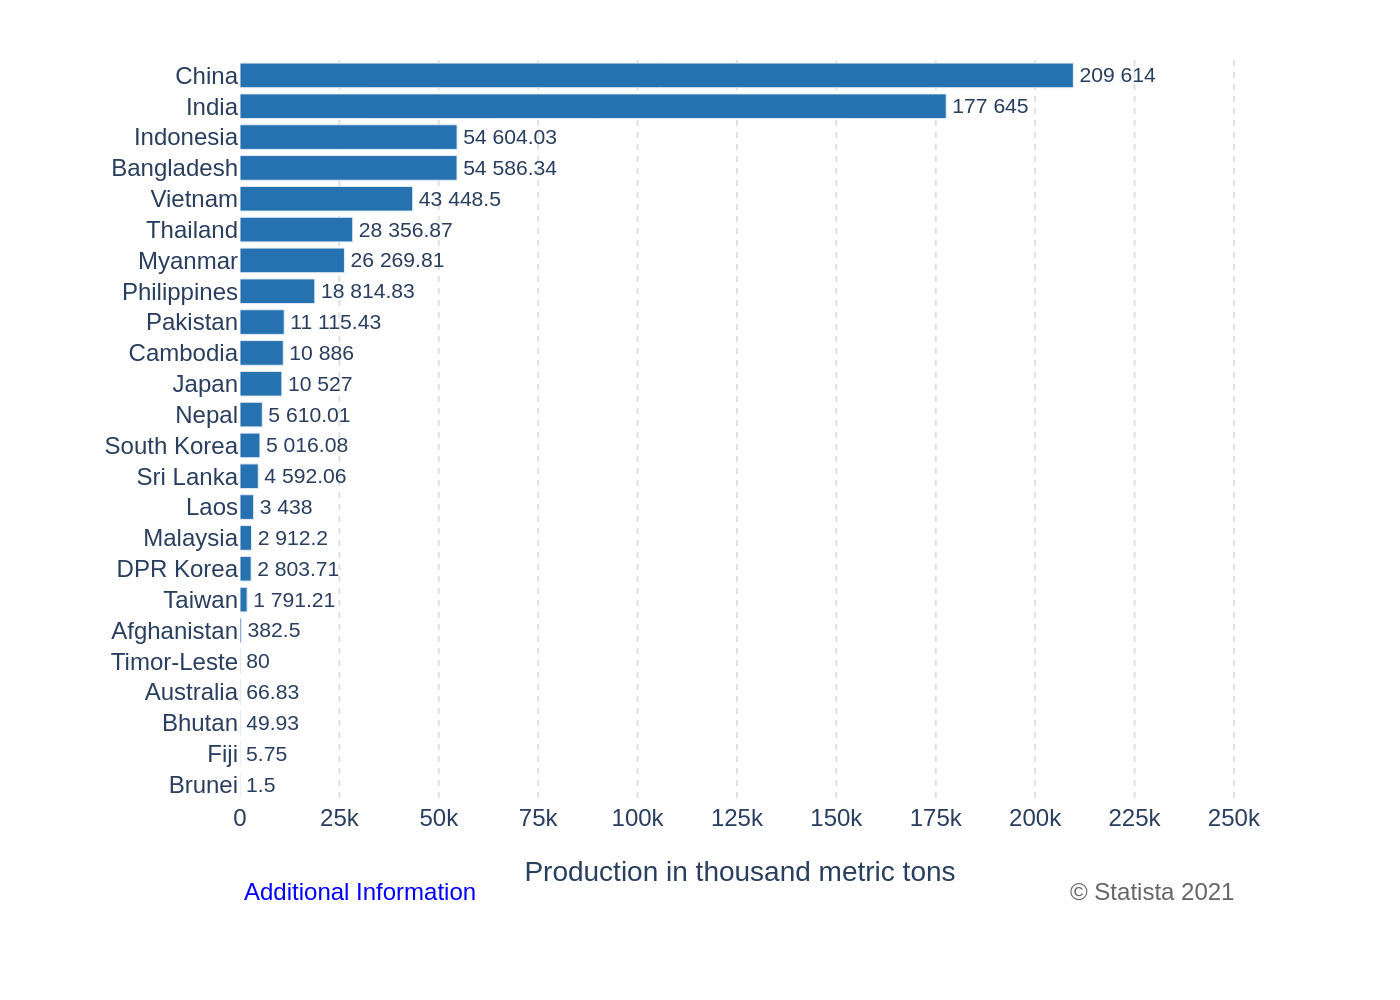

Write the Python code that produced this figure.
import sys
import json
import pathlib
import plotly.graph_objects as go

if len(sys.argv) != 2:
    print("Usage: python generate_chart.py <json_file_path>")
    sys.exit(1)

json_filepath = sys.argv[1]

try:
    with open(json_filepath, 'r', encoding='utf-8') as f:
        chart_info = json.load(f)
except FileNotFoundError:
    print(f"Error: JSON file not found at {json_filepath}")
    sys.exit(1)
except json.JSONDecodeError:
    print(f"Error: Could not decode JSON from {json_filepath}")
    sys.exit(1)

chart_data = chart_info.get('chart_data', [])
texts = chart_info.get('texts', {})
colors = chart_info.get('colors', [])

categories = [item['category'] for item in chart_data]
values = [item['value'] for item in chart_data]

text_labels = []
for v in values:
    if v == int(v):
        formatted_v = f"{int(v):,}".replace(",", " ")
    else:
        # Format to 2 decimal places, then remove trailing zeros and period
        formatted_v = f"{v:,.2f}".replace(",", " ").rstrip('0').rstrip('.')
    text_labels.append(formatted_v)

fig = go.Figure()

fig.add_trace(go.Bar(
    y=categories,
    x=values,
    orientation='h',
    marker=dict(color=colors[0]),
    text=text_labels,
    textposition='outside',
    cliponaxis=False,
    hoverinfo='none'
))

annotations = []
if texts.get('source'):
    annotations.append(
        go.layout.Annotation(
            xref='paper', yref='paper',
            x=1, y=-0.1,
            xanchor='right', yanchor='top',
            text=texts['source'],
            showarrow=False,
            font=dict(family="Arial", size=12, color="#666666")
        )
    )
if texts.get('note'):
    annotations.append(
        go.layout.Annotation(
            xref='paper', yref='paper',
            x=0, y=-0.1,
            xanchor='left', yanchor='top',
            text=texts['note'],
            showarrow=False,
            font=dict(family="Arial", size=12, color="#0000FF") # Simulate hyperlink color
        )
    )

fig.update_layout(
    font=dict(family="Arial", size=12),
    plot_bgcolor='white',
    paper_bgcolor='white',
    showlegend=False,
    xaxis=dict(
        title=texts.get('x_axis_title'),
        showgrid=True,
        gridcolor='#E0E0E0',
        griddash='dot',
        zeroline=False,
        tick0=0,
        dtick=25000,
        range=[0, max(values) * 1.2]
    ),
    yaxis=dict(
        showgrid=False,
        zeroline=False
    ),
    margin=dict(l=120, r=80, t=30, b=100),
    separators=' .',
    annotations=annotations
)

base_name = pathlib.Path(json_filepath).stem
output_filename = f"{base_name}.png"

fig.write_image(output_filename, scale=2)

print(f"Chart saved to {output_filename}")
